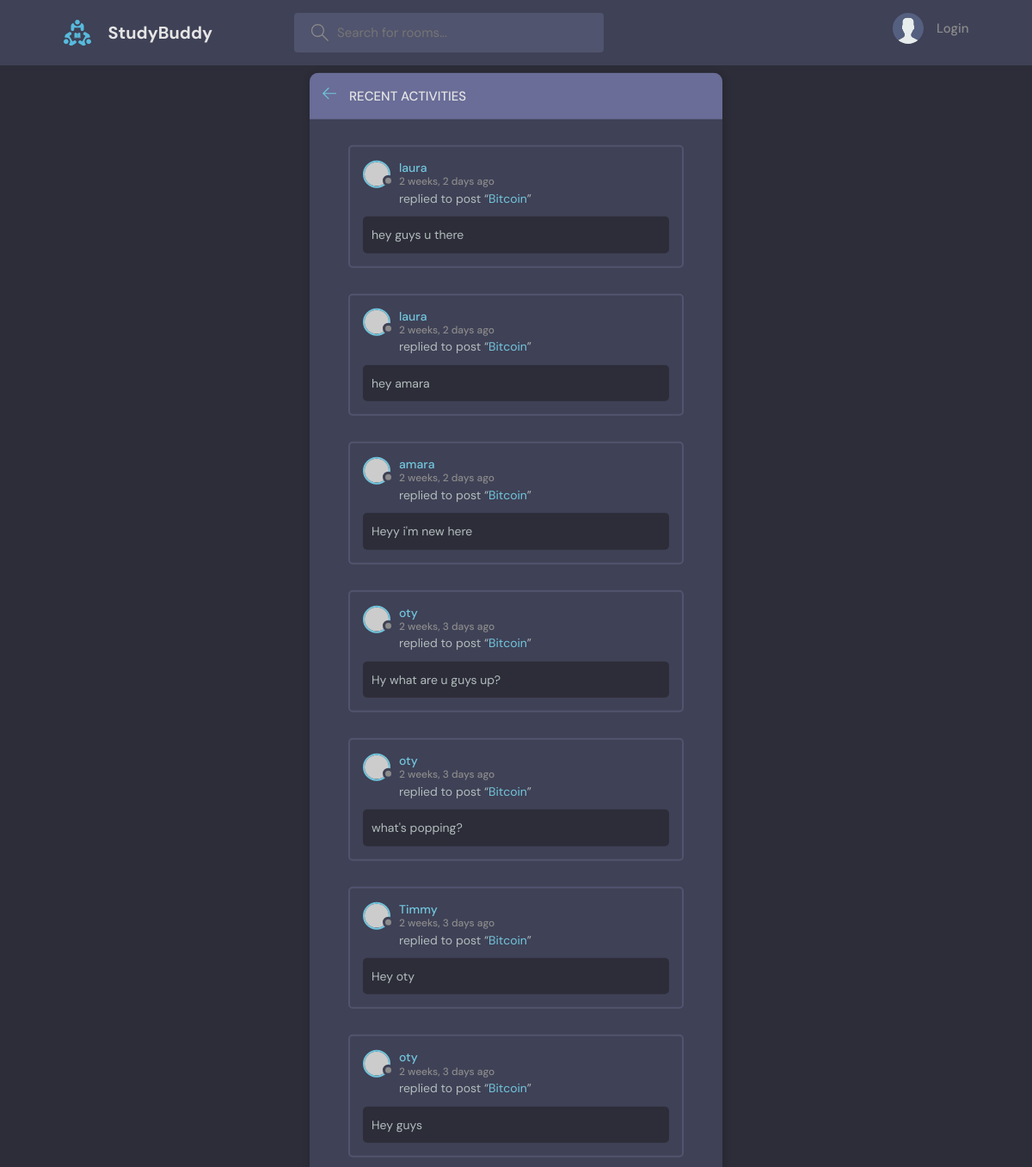
The page /activity/ on the database as committed earlier.
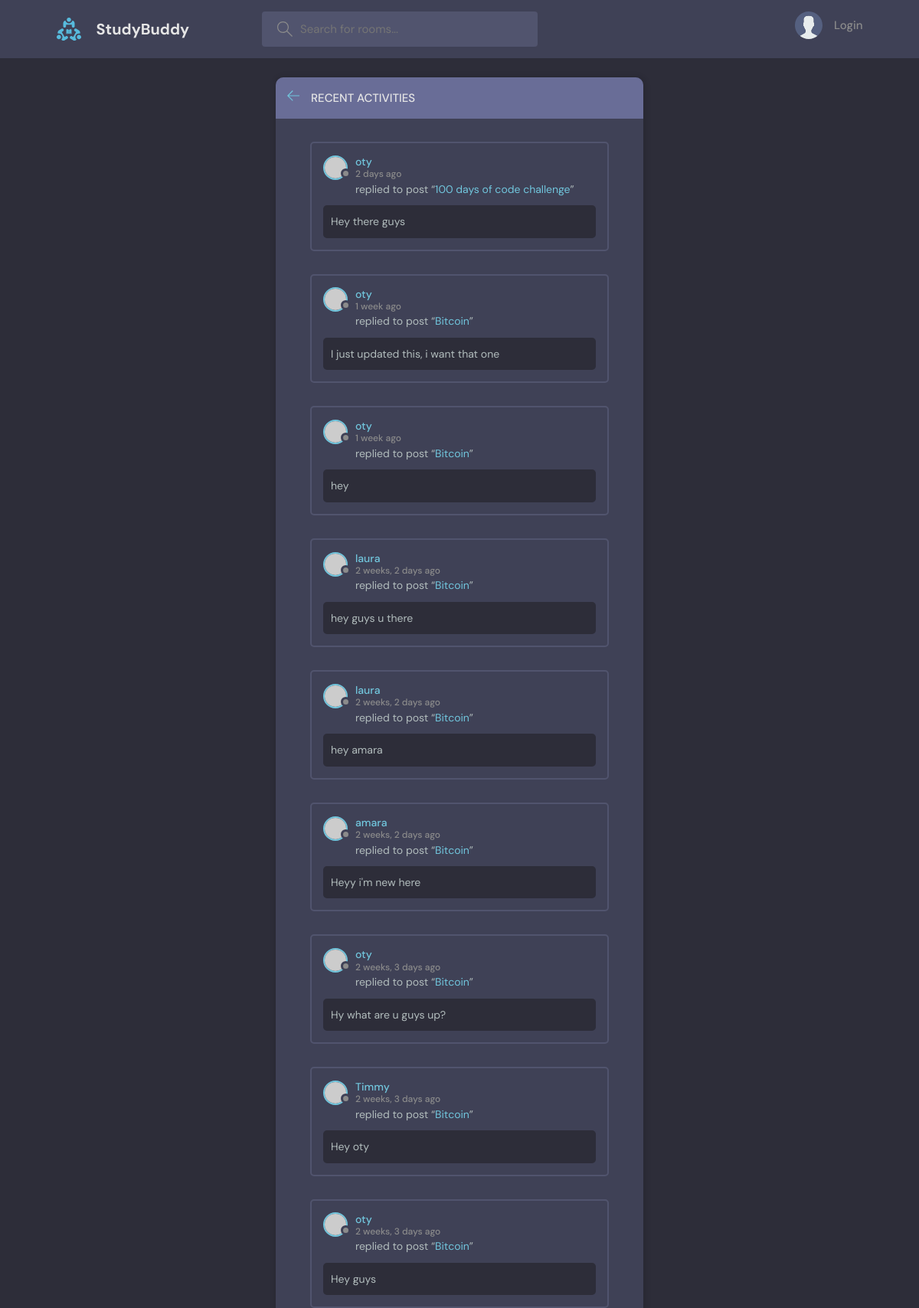
The same page on the database as committed later.
### base/models.py (models this page shows, shortened)
class Message(models.Model):
    user = models.ForeignKey(User, on_delete=models.CASCADE)
    room = models.ForeignKey(Room, on_delete=models.CASCADE)
    body = models.TextField()
    updated = models.DateTimeField(auto_now=True)
    created = models.DateTimeField(auto_now_add=True)
    class Meta:
        ordering = ['-updated', '-created']

class Room(models.Model):
    host = models.ForeignKey(User, on_delete=models.SET_NULL, null=True)
    topic = models.ForeignKey(Topic, on_delete=models.CASCADE, null=True)
    name = models.CharField(max_length=200)
    description = models.TextField(null=True, blank=True)
    participants = models.ManyToManyField(User, related_name="participants", blank=True)
    updated = models.DateTimeField(auto_now=True)
    created = models.DateTimeField(auto_now_add=True)
    class Meta:
        ordering = ['-updated', '-created']
    def __str__(self):
        return self.name

### base/views.py (the view)
# urls.py: path('activity/', views.activyPage, name="activity"),
def activyPage(request):
    room_messages = Message.objects.all()
    return render(request, 'base/activity.html', {"room_messages": room_messages})

### base/templates/base/activity.html (shortened to what this page needs)
{% extends 'main.html'%} {%block content%}
<main class="layout">
  <div class="container">
    <div class="layout__box">
      <div class="layout__boxHeader">
        <div class="layout__boxTitle">
          <a href="{%url 'home'%}">
            <svg
              version="1.1"
              xmlns="http://www.w3.org/2000/svg"
              width="32"
              height="32"
              viewBox="0 0 32 32"
            >
              <title>arrow-left</title>
              <path
                d="M13.723 2.286l-13.723 13.714 13.719 13.714 1.616-1.611-10.96-10.96h27.625v-2.286h-27.625l10.965-10.965-1.616-1.607z"
              ></path>
            </svg>
          </a>
          <h3>Recent Activities</h3>
        </div>
      </div>
      {%for message in room_messages%}
      <div class="activities-page layout__body">
        <div class="activities__box">
          <div class="activities__boxHeader roomListRoom__header">
            <a
              href="{%url 'user-profile' message.user.id%}"
              class="roomListRoom__author"
            >
              <div class="avatar avatar--small">
                <img src="https://randomuser.me/api/portraits/women/11.jpg" />
              </div>
              <p>
                {{message.user}}
                <span>{{message.created | timesince}} ago</span>
              </p>
            </a>
          </div>
          <div class="activities__boxContent">
            <p>
              replied to post “<a href="{%url 'room' message.room.id%}"
                >{{message.room}}</a
              >”
            </p>
            <div class="activities__boxRoomContent">
             {{message.body}}
            </div>
          </div>
        </div>
      </div>
      {%endfor%}
    </div>
  </div>
</main>
{% endblock %}

Rows that differ between the two databases and show on the page:
removed Message: user "oty", created "2 weeks, 3 days", room "Bitcoin", body "what's popping?"
added Message: user "oty", created "2 days", room "100 days of code challenge", body "Hey there guys"
added Message: user "oty", created "1 week", room "Bitcoin", body "I just updated this, i want that one"
added Message: user "oty", created "1 week", room "Bitcoin", body "hey"
